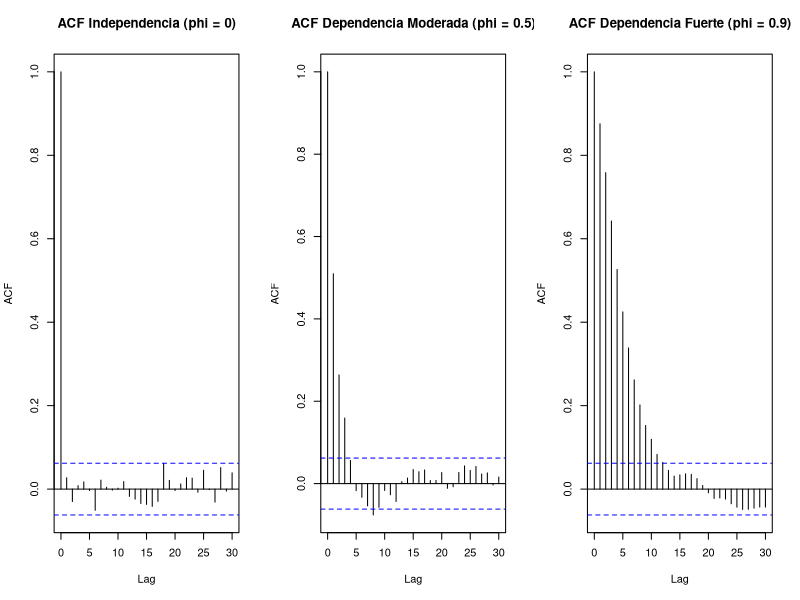
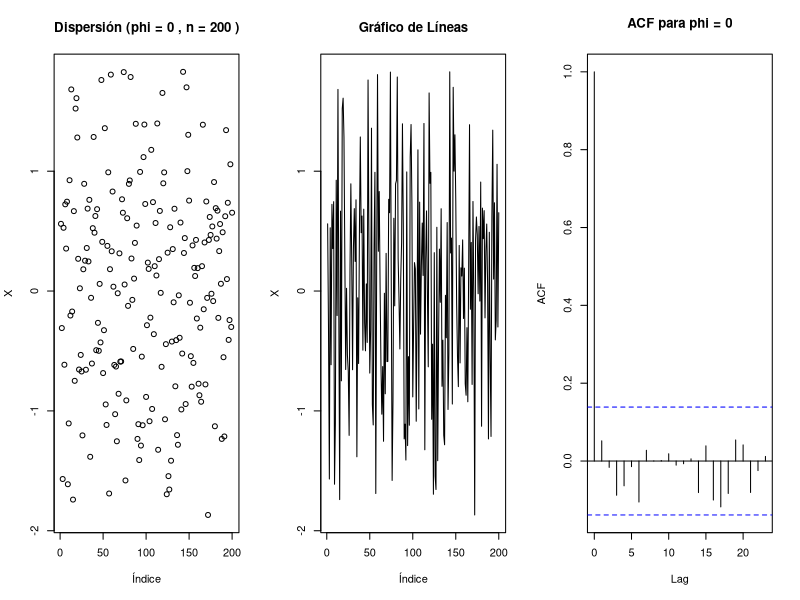
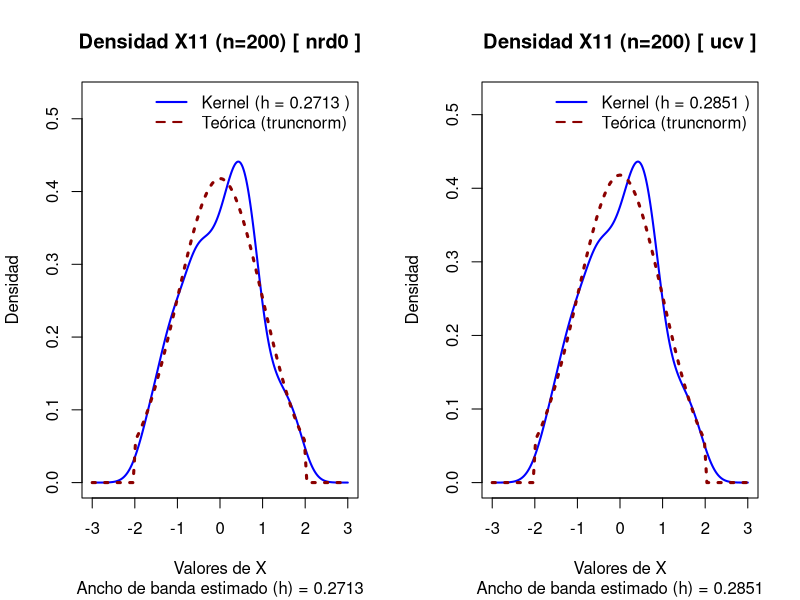
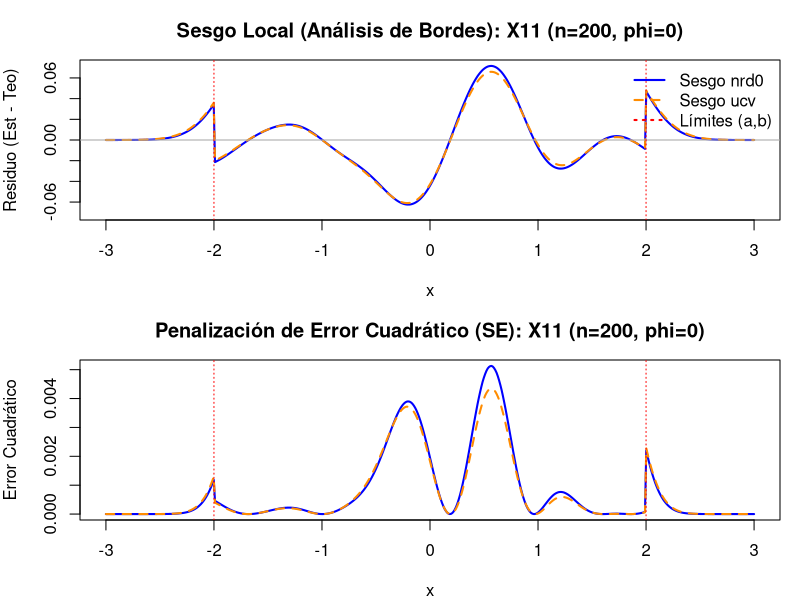
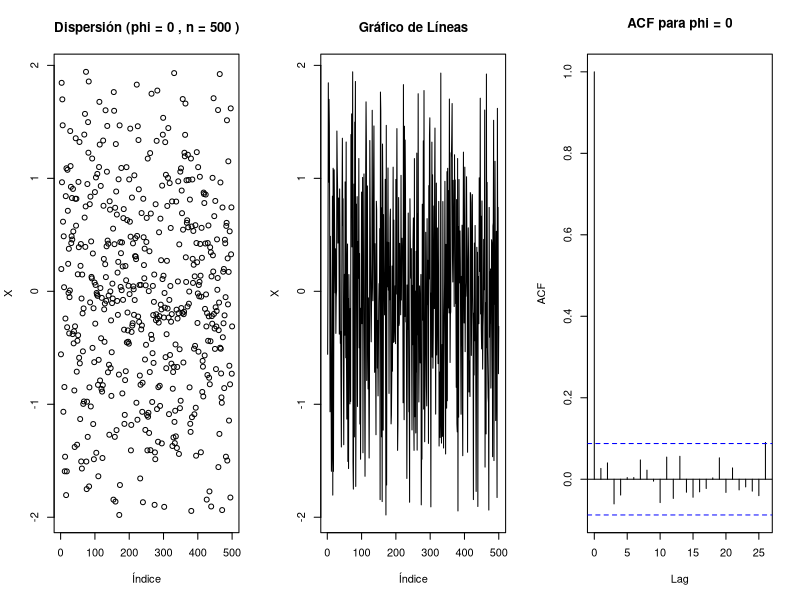
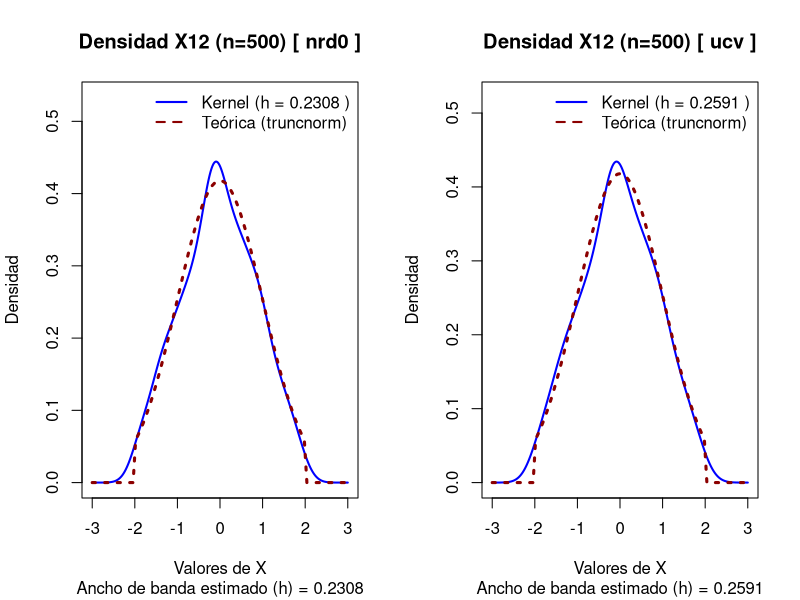
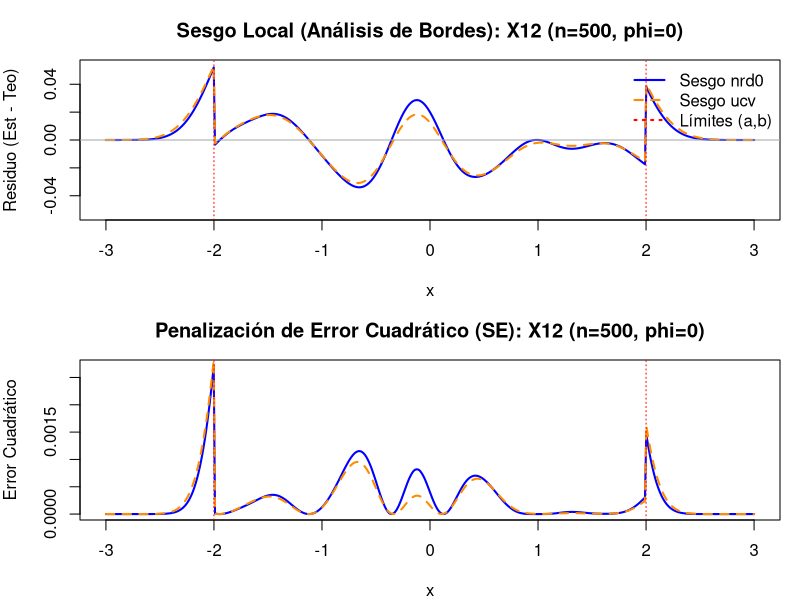
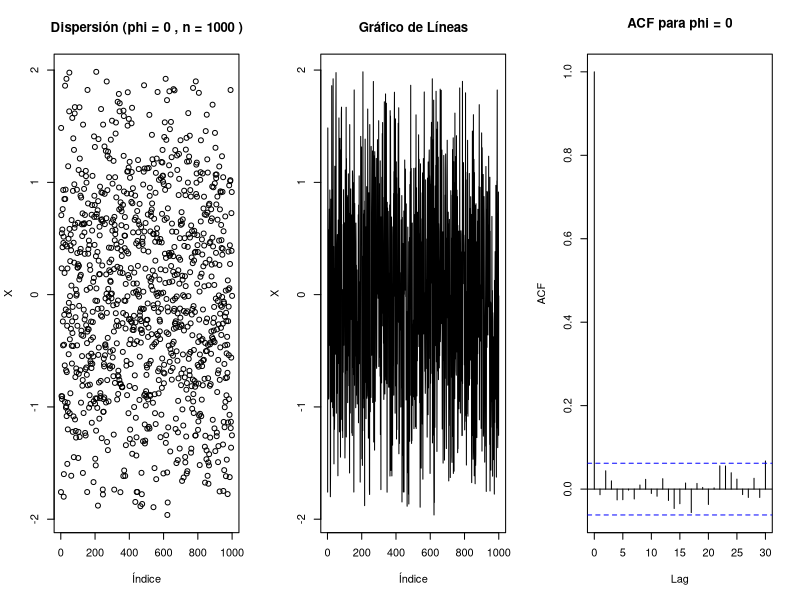

The R source for these figures, in order:
## ---- chunk 1
# Configuración global de los chunks
knitr::opts_chunk$set(echo = TRUE, warning = FALSE, message = FALSE, 
                      fig.align = 'center', fig.width = 10, fig.height = 6)

library(truncnorm)
set.seed(1234)

# ==============================================================================
# FUNCIÓN DE SIMULACIÓN (Normal Truncada Dependiente AR(1))
# ==============================================================================
gnormtrunc_dep <- function(nsim, phi, a, b, m, de) {
  # Generacion de AR(1)
  if (phi == 0) {
    Z <- rnorm(nsim) # Si phi es 0, es simplemente ruido blanco estandar
  } else {
    Z <- arima.sim(list(ar=phi), n=nsim) 
  }
  
  # Calculamos la varianza teórica del proceso AR(1)
  sd_Z <- if (phi == 0) 1 else sqrt(1 / (1 - phi^2))
  
  # Generar variables uniformes
  U <- pnorm(Z, mean=0, sd=sd_Z)
  
  # Soporte para la normal truncada, dependiente.
  F_a <- pnorm(a, mean = m, sd = de)
  F_b <- pnorm(b, mean = m, sd = de)
  p <- F_b - F_a
  
  # Inversa de la función de distribución (qnorm) ajustada a la escala
  X = qnorm(p * U + F_a, mean=m, sd=de)
  
  par(mfrow=c(1,3))
  # Gráficos internos solicitados de la serie
  plot(seq(1, nsim, 1), X, xlab="Índice", ylab="X", main=paste("Dispersión (phi =", phi, ", n =", nsim, ")"))
  plot(X, type = "l", xlab="Índice", ylab="X", main="Gráfico de Líneas")
  acf(X, main=paste("ACF para phi =", phi))
  par(mfrow=c(1,1))
  
  return(X)
}

# ==============================================================================
# FUNCIÓN PARA ESTIMAR LA DENSIDAD
# ==============================================================================

est_dens_func <- function(X, bw_metodo, lim_inf, lim_sup) {
  
  # 1. Calcular estimación de densidad kernel
  # Nota: Es buena práctica fijar 'n' (ej. n = 512) para asegurar el mismo tamaño siempre
  est_dens <- density(X, bw = bw_metodo, from = lim_inf, to = lim_sup, n = 512)
  
  # 2. Extraer el valor numérico de h (ancho de banda) redondeado a 4 decimales
  h_estimado <- round(est_dens$bw, 4)
  
  # 3. Extraer la malla con la que se construyó la estimación
  malla <- est_dens$x
  
  # 4. Extraer las estimaciones de la densidad de la malla
  densidades <- est_dens$y
  
  # 5. Retornar las variables en una lista con nombres descriptivos
  return(list(
    h_estimado = h_estimado,
    malla      = malla,
    densidades = densidades
  ))
}

# ==============================================================================
# FUNCIÓN ASISTENTE PARA SOBREPONER DENSIDADES
# ==============================================================================
graficar_densidades_trunc <- function(densidad_est, bw_metodo, a, b, m, de, titulo = "") {
  
  # 1. Extraer los límites dinámicamente desde la malla ya calculada
  limite_inferior <- min(densidad_est$malla)
  limite_superior <- max(densidad_est$malla)
  
  # 2. Graficar la estimación del Kernel usando los vectores x e y
  plot(x = densidad_est$malla, 
       y = densidad_est$densidades, 
       type = "l", 
       main = paste("Densidad", titulo, "[", bw_metodo, "]"), 
       sub = paste("Ancho de banda estimado (h) =", round(densidad_est$h_estimado, 4)),
       col = "blue", lwd = 2, 
       xlim = c(limite_inferior, limite_superior), # Límites inyectados automáticamente
       ylim = c(0, max(densidad_est$densidades) * 1.2),
       xlab = "Valores de X", ylab = "Densidad")
  
  # 3. Sobreponer la teórica usando el paquete truncnorm
  curve(dtruncnorm(x, a = a, b = b, mean = m, sd = de), 
        col = "darkred", lwd = 3, lty = 3, add = TRUE)
  
  # 4. Leyenda explicativa enriquecida con el valor de h
  legend("topright", 
         legend = c(paste("Kernel (h =", round(densidad_est$h_estimado, 4), ")"), "Teórica (truncnorm)"), 
         col = c("blue", "darkred"), lty = c(1, 2), lwd = 2, bty = "n")
}



# ==============================================================================
# FUNCIÓN DE DIAGNÓSTICO DE ERROR LOCAL (SESGO Y ERROR CUADRÁTICO) (ACTUALIZADO)
# ==============================================================================
diagnostico_error_local <- function(X, a, b, m, de, lim_inf, lim_sup, titulo = "") {
  # Configurar layout para 2 gráficos apilados verticalmente
  par(mfrow = c(2, 1), mar = c(4, 4, 3, 1))
  
  # 1. Estimar con ambos métodos forzando la grilla exacta (sin interpolación)
  # Usamos from, to y n=512 para "congelar" la malla
  d_nrd0 <- density(X, bw = "nrd0", from = lim_inf, to = lim_sup, n = 512)
  
  # Suprimimos los warnings de UCV para no saturar la consola en esta fase
  d_ucv  <- suppressWarnings(density(X, bw = "ucv", from = lim_inf, to = lim_sup, n = 512))
  
  # 2. Extraer la malla exacta generada por R y evaluar la densidad teórica ahí
  x_grid <- d_nrd0$x
  y_teo <- dtruncnorm(x_grid, a = a, b = b, mean = m, sd = de)
  
  # 3. GRÁFICO 1: Residuos (Sesgo Local)
  # Calculamos el error directamente sin usar approx()
  sesgo_nrd0 <- d_nrd0$y - y_teo
  sesgo_ucv  <- d_ucv$y - y_teo
  
  # Establecer límites simétricos para el eje Y del sesgo
  y_lim_sesgo <- max(abs(c(sesgo_nrd0, sesgo_ucv)))
  
  plot(x_grid, sesgo_nrd0, type = "l", col = "blue", lwd = 2,
       ylim = c(-y_lim_sesgo, y_lim_sesgo),
       ylab = "Residuo (Est - Teo)", xlab = "x",
       main = paste("Sesgo Local (Análisis de Bordes):", titulo))
  lines(x_grid, sesgo_ucv, col = "darkorange", lwd = 2, lty = 2)
  abline(h = 0, col = "darkgray", lty = 1) # Línea de perfección
  abline(v = c(a, b), col = "red", lty = 3) # Límites de truncamiento
  
  legend("topright", legend = c("Sesgo nrd0", "Sesgo ucv", "Límites (a,b)"),
         col = c("blue", "darkorange", "red"), lty = c(1, 2, 3), lwd = 2, bty = "n")
  
  # 4. GRÁFICO 2: Error Cuadrático Local
  se_nrd0 <- sesgo_nrd0^2
  se_ucv  <- sesgo_ucv^2
  
  plot(x_grid, se_nrd0, type = "l", col = "blue", lwd = 2,
       ylab = "Error Cuadrático", xlab = "x",
       main = paste("Penalización de Error Cuadrático (SE):", titulo))
  lines(x_grid, se_ucv, col = "darkorange", lwd = 2, lty = 2)
  abline(v = c(a, b), col = "red", lty = 3)
  
  # Restaurar layout gráfico a la normalidad
  par(mfrow = c(1, 1), mar = c(5, 4, 4, 2) + 0.1)
}
## ---- chunk 2
# Generamos una muestra de n=1000 para ilustrar los tres escenarios de dependencia
par(mfrow=c(1,3))
Z_indep <- arima.sim(list(ar=0), n=1000)
acf(Z_indep, main="ACF Independencia (phi = 0)")

Z_mod   <- arima.sim(list(ar=0.5), n=1000)
acf(Z_mod, main="ACF Dependencia Moderada (phi = 0.5)")

Z_fuerte <- arima.sim(list(ar=0.9), n=1000)
acf(Z_fuerte, main="ACF Dependencia Fuerte (phi = 0.9)")
par(mfrow=c(1,1))
## ---- chunk 3
# --- Análisis para n=200 ---
X11 <- gnormtrunc_dep(nsim = 200, phi = 0, a = -2, b = 2, m = 0, de = 1)
dens_nrd0_X11 <- est_dens_func(X11, "nrd0", lim_inf = -3, lim_sup = 3)
dens_ucv_X11  <- suppressWarnings(est_dens_func(X11, "ucv", lim_inf = -3, lim_sup = 3))
## ---- chunk 4
# --- Análisis para n=200 ---
par(mfrow=c(1,2))
graficar_densidades_trunc(dens_nrd0_X11, "nrd0", a = -2, b = 2, m = 0, de = 1, titulo = "X11 (n=200)")
graficar_densidades_trunc(dens_ucv_X11, "ucv",  a = -2, b = 2, m = 0, de = 1, titulo = "X11 (n=200)")
par(mfrow=c(1,1))
## ---- chunk 5
diagnostico_error_local(X11, a = -2, b = 2, m = 0, de = 1, lim_inf = -3, lim_sup = 3, titulo = "X11 (n=200, phi=0)")
## ---- chunk 6
# --- Análisis para n=500, phi=0 ---
X12 <- gnormtrunc_dep(nsim = 500, phi = 0, a = -2, b = 2, m = 0, de = 1)
dens_nrd0_X12 <- est_dens_func(X12, "nrd0", lim_inf = -3, lim_sup = 3)
dens_ucv_X12  <- suppressWarnings(est_dens_func(X12, "ucv", lim_inf = -3, lim_sup = 3))

## ---- chunk 7
par(mfrow=c(1,2))
graficar_densidades_trunc(dens_nrd0_X12, "nrd0", a = -2, b = 2, m = 0, de = 1, titulo = "X12 (n=500)")
graficar_densidades_trunc(dens_ucv_X12, "ucv",  a = -2, b = 2, m = 0, de = 1, titulo = "X12 (n=500)")
par(mfrow=c(1,1))
## ---- chunk 8
diagnostico_error_local(X12, a = -2, b = 2, m = 0, de = 1, lim_inf = -3, lim_sup = 3, titulo = "X12 (n=500, phi=0)")

## ---- chunk 9
# --- Análisis para n=1000, phi=0 ---
X13 <- gnormtrunc_dep(nsim = 1000, phi = 0, a = -2, b = 2, m = 0, de = 1)
dens_nrd0_X13 <- est_dens_func(X13, "nrd0", lim_inf = -3, lim_sup = 3)
dens_ucv_X13  <- suppressWarnings(est_dens_func(X13, "ucv", lim_inf = -3, lim_sup = 3))

## ---- chunk 10
par(mfrow=c(1,2))
graficar_densidades_trunc(dens_nrd0_X13, "nrd0", a = -2, b = 2, m = 0, de = 1, titulo = "X13 (n=1000)")
graficar_densidades_trunc(dens_ucv_X13, "ucv",  a = -2, b = 2, m = 0, de = 1, titulo = "X13 (n=1000)")
par(mfrow=c(1,1))
## ---- chunk 11
diagnostico_error_local(X13, a = -2, b = 2, m = 0, de = 1, lim_inf = -3, lim_sup = 3, titulo = "X13 (n=1000, phi=0)")

## ---- chunk 12
# --- Análisis para n=2000, phi=0 ---
X14 <- gnormtrunc_dep(nsim = 2000, phi = 0, a = -2, b = 2, m = 0, de = 1)
dens_nrd0_X14 <- est_dens_func(X14, "nrd0", lim_inf = -3, lim_sup = 3)
dens_ucv_X14  <- suppressWarnings(est_dens_func(X14, "ucv", lim_inf = -3, lim_sup = 3))

## ---- chunk 13
par(mfrow=c(1,2))
graficar_densidades_trunc(dens_nrd0_X14, "nrd0", a = -2, b = 2, m = 0, de = 1, titulo = "X14 (n=2000)")
graficar_densidades_trunc(dens_ucv_X14, "ucv",  a = -2, b = 2, m = 0, de = 1, titulo = "X14 (n=2000)")
par(mfrow=c(1,1))
## ---- chunk 14
diagnostico_error_local(X14, a = -2, b = 2, m = 0, de = 1, lim_inf = -3, lim_sup = 3, titulo = "X14 (n=2000, phi=0)")
## ---- chunk 15
# --- Análisis para n=200, phi=0.5 ---
X21 <- gnormtrunc_dep(nsim = 200, phi = 0.5, a = -2, b = 2, m = 0, de = 1)
dens_nrd0_X21 <- est_dens_func(X21, "nrd0", lim_inf = -3, lim_sup = 3)
dens_ucv_X21  <- suppressWarnings(est_dens_func(X21, "ucv", lim_inf = -3, lim_sup = 3))

## ---- chunk 16
par(mfrow=c(1,2))
graficar_densidades_trunc(dens_nrd0_X21, "nrd0", a = -2, b = 2, m = 0, de = 1, titulo = "X21 (n=200)")
graficar_densidades_trunc(dens_ucv_X21, "ucv",  a = -2, b = 2, m = 0, de = 1, titulo = "X21 (n=200)")
par(mfrow=c(1,1))
## ---- chunk 17
diagnostico_error_local(X21, a = -2, b = 2, m = 0, de = 1, lim_inf = -3, lim_sup = 3, titulo = "X21 (n=200, phi=0.5)")
## ---- chunk 18
# --- Análisis para n=500, phi=0.5 ---
X22 <- gnormtrunc_dep(nsim = 500, phi = 0.5, a = -2, b = 2, m = 0, de = 1)
dens_nrd0_X22 <- est_dens_func(X22, "nrd0", lim_inf = -3, lim_sup = 3)
dens_ucv_X22  <- suppressWarnings(est_dens_func(X22, "ucv", lim_inf = -3, lim_sup = 3))

## ---- chunk 19
par(mfrow=c(1,2))
graficar_densidades_trunc(dens_nrd0_X22, "nrd0", a = -2, b = 2, m = 0, de = 1, titulo = "X22 (n=500)")
graficar_densidades_trunc(dens_ucv_X22, "ucv",  a = -2, b = 2, m = 0, de = 1, titulo = "X22 (n=500)")
par(mfrow=c(1,1))
## ---- chunk 20
diagnostico_error_local(X22, a = -2, b = 2, m = 0, de = 1, lim_inf = -3, lim_sup = 3, titulo = "X22 (n=500, phi=0.5)")

## ---- chunk 21
# --- Análisis para n=1000, phi=0.5 ---
X23 <- gnormtrunc_dep(nsim = 1000, phi = 0.5, a = -2, b = 2, m = 0, de = 1)
dens_nrd0_X23 <- est_dens_func(X23, "nrd0", lim_inf = -3, lim_sup = 3)
dens_ucv_X23  <- suppressWarnings(est_dens_func(X23, "ucv", lim_inf = -3, lim_sup = 3))

## ---- chunk 22
par(mfrow=c(1,2))
graficar_densidades_trunc(dens_nrd0_X23, "nrd0", a = -2, b = 2, m = 0, de = 1, titulo = "X23 (n=1000)")
graficar_densidades_trunc(dens_ucv_X23, "ucv",  a = -2, b = 2, m = 0, de = 1, titulo = "X23 (n=1000)")
par(mfrow=c(1,1))
## ---- chunk 23
diagnostico_error_local(X23, a = -2, b = 2, m = 0, de = 1, lim_inf = -3, lim_sup = 3, titulo = "X23 (n=1000, phi=0.5)")

## ---- chunk 24
# --- Análisis para n=2000, phi=0.5 ---
X24 <- gnormtrunc_dep(nsim = 2000, phi = 0.5, a = -2, b = 2, m = 0, de = 1)
dens_nrd0_X24 <- est_dens_func(X24, "nrd0", lim_inf = -3, lim_sup = 3)
dens_ucv_X24  <- suppressWarnings(est_dens_func(X24, "ucv", lim_inf = -3, lim_sup = 3))

## ---- chunk 25
par(mfrow=c(1,2))
graficar_densidades_trunc(dens_nrd0_X24, "nrd0", a = -2, b = 2, m = 0, de = 1, titulo = "X24 (n=2000)")
graficar_densidades_trunc(dens_ucv_X24, "ucv",  a = -2, b = 2, m = 0, de = 1, titulo = "X24 (n=2000)")
par(mfrow=c(1,1))
## ---- chunk 26
diagnostico_error_local(X24, a = -2, b = 2, m = 0, de = 1, lim_inf = -3, lim_sup = 3, titulo = "X24 (n=2000, phi=0.5)")
## ---- chunk 27
# --- Análisis para n=200, phi=0.9 ---
X31 <- gnormtrunc_dep(nsim = 200, phi = 0.9, a = -2, b = 2, m = 0, de = 1)
dens_nrd0_X31 <- est_dens_func(X31, "nrd0", lim_inf = -3, lim_sup = 3)
dens_ucv_X31  <- suppressWarnings(est_dens_func(X31, "ucv", lim_inf = -3, lim_sup = 3))

## ---- chunk 28
par(mfrow=c(1,2))
graficar_densidades_trunc(dens_nrd0_X31, "nrd0", a = -2, b = 2, m = 0, de = 1, titulo = "X31 (n=200)")
graficar_densidades_trunc(dens_ucv_X31, "ucv",  a = -2, b = 2, m = 0, de = 1, titulo = "X31 (n=200)")
par(mfrow=c(1,1))
## ---- chunk 29
diagnostico_error_local(X31, a = -2, b = 2, m = 0, de = 1, lim_inf = -3, lim_sup = 3, titulo = "X31 (n=200, phi=0.9)")

## ---- chunk 30
# --- Análisis para n=500, phi=0.9 ---
X32 <- gnormtrunc_dep(nsim = 500, phi = 0.9, a = -2, b = 2, m = 0, de = 1)
dens_nrd0_X32 <- est_dens_func(X32, "nrd0", lim_inf = -3, lim_sup = 3)
dens_ucv_X32  <- suppressWarnings(est_dens_func(X32, "ucv", lim_inf = -3, lim_sup = 3))

## ---- chunk 31
par(mfrow=c(1,2))
graficar_densidades_trunc(dens_nrd0_X32, "nrd0", a = -2, b = 2, m = 0, de = 1, titulo = "X32 (n=500)")
graficar_densidades_trunc(dens_ucv_X32, "ucv",  a = -2, b = 2, m = 0, de = 1, titulo = "X32 (n=500)")
par(mfrow=c(1,1))
## ---- chunk 32
diagnostico_error_local(X32, a = -2, b = 2, m = 0, de = 1, lim_inf = -3, lim_sup = 3, titulo = "X32 (n=500, phi=0.9)")

## ---- chunk 33
# --- Análisis para n=1000, phi=0.9 ---
X33 <- gnormtrunc_dep(nsim = 1000, phi = 0.9, a = -2, b = 2, m = 0, de = 1)
dens_nrd0_X33 <- est_dens_func(X33, "nrd0", lim_inf = -3, lim_sup = 3)
dens_ucv_X33  <- suppressWarnings(est_dens_func(X33, "ucv", lim_inf = -3, lim_sup = 3))

## ---- chunk 34
par(mfrow=c(1,2))
graficar_densidades_trunc(dens_nrd0_X33, "nrd0", a = -2, b = 2, m = 0, de = 1, titulo = "X33 (n=1000)")
graficar_densidades_trunc(dens_ucv_X33, "ucv",  a = -2, b = 2, m = 0, de = 1, titulo = "X33 (n=1000)")
par(mfrow=c(1,1))
## ---- chunk 35
diagnostico_error_local(X33, a = -2, b = 2, m = 0, de = 1, lim_inf = -3, lim_sup = 3, titulo = "X33 (n=1000, phi=0.9)")

## ---- chunk 36
# --- Análisis para n=2000, phi=0.9 ---
X34 <- gnormtrunc_dep(nsim = 2000, phi = 0.9, a = -2, b = 2, m = 0, de = 1)
dens_nrd0_X34 <- est_dens_func(X34, "nrd0", lim_inf = -3, lim_sup = 3)
dens_ucv_X34  <- suppressWarnings(est_dens_func(X34, "ucv", lim_inf = -3, lim_sup = 3))

## ---- chunk 37
par(mfrow=c(1,2))
graficar_densidades_trunc(dens_nrd0_X34, "nrd0", a = -2, b = 2, m = 0, de = 1, titulo = "X34 (n=2000)")
graficar_densidades_trunc(dens_ucv_X34, "ucv",  a = -2, b = 2, m = 0, de = 1, titulo = "X34 (n=2000)")
par(mfrow=c(1,1))
## ---- chunk 38
diagnostico_error_local(X34, a = -2, b = 2, m = 0, de = 1, lim_inf = -3, lim_sup = 3, titulo = "X34 (n=2000, phi=0.9)")
